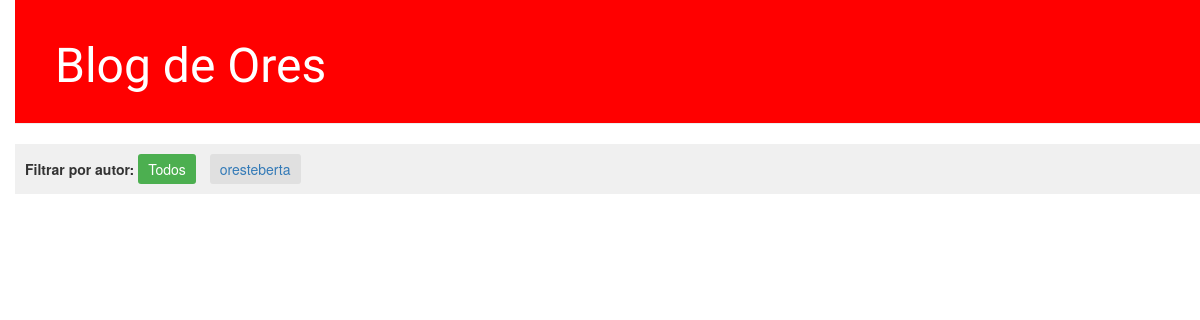
/, run on an earlier commit of the app's database.
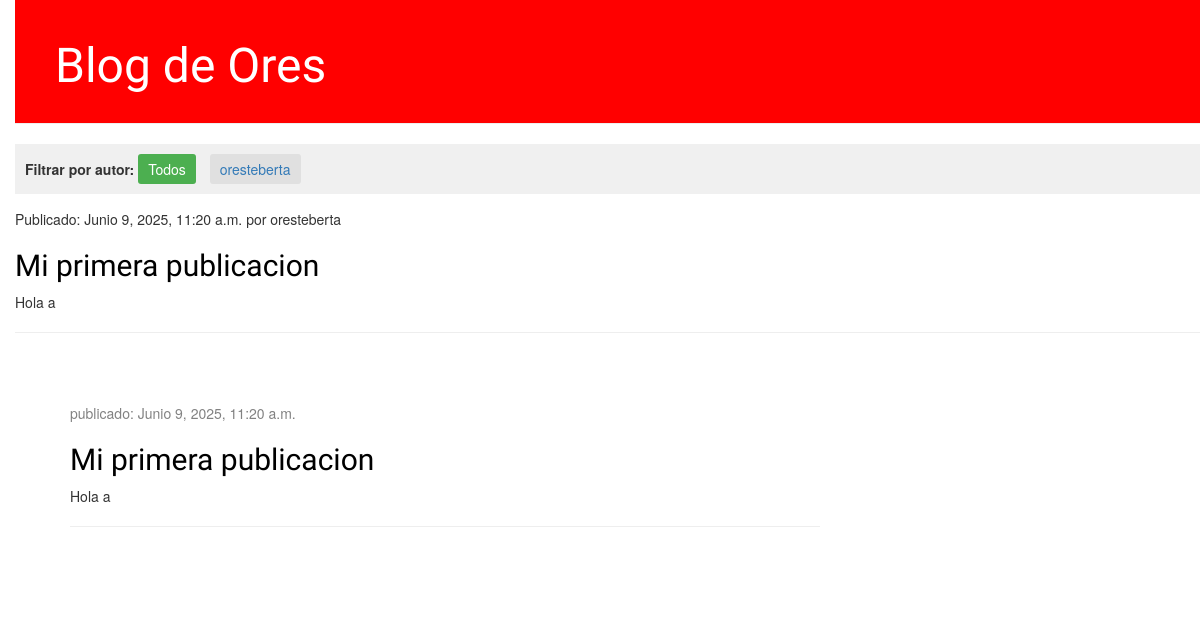
And on a later commit of the database.
### blog/models.py (models this page shows, shortened)
class Publicacion(models.Model):
    autor = models.ForeignKey(settings.AUTH_USER_MODEL, on_delete=models.CASCADE)
    titulo = models.CharField(max_length=200)
    texto = models.TextField()
    fecha_publicacion = models.DateTimeField(default=timezone.now)

### blog/views.py (the view)
# urls.py: path('', views.lista_publicaciones, name='lista_publicaciones'),
def lista_publicaciones(request):
    publicaciones = Publicacion.objects.filter(fecha_publicacion__lte=timezone.now())
    usuarios = User.objects.all()
    usuario_id = request.GET.get('usuario')
    if usuario_id:
        publicaciones = publicaciones.filter(autor__id=usuario_id)
    return render(request, 'blog/lista_publicaciones.html', {
        'publicaciones': publicaciones,
        'usuarios': usuarios,
        'usuario_activo': int(usuario_id) if usuario_id else None
    })

### blog/templates/blog/lista_publicaciones.html (shortened to what this page needs)
{% load static %}
<!DOCTYPE html>
<html lang="es">
<head>
    <link rel="stylesheet"
          href="//maxcdn.bootstrapcdn.com/bootstrap/3.2.0/css/bootstrap.min.css">
    <link rel="stylesheet"
          href="//maxcdn.bootstrapcdn.com/bootstrap/3.2.0/css/bootstrap-theme.min.css">
    <link rel="stylesheet" href="{% static 'blog/css/blog.css' %}">
</head>
<body>
    <div class="page-header" style="background:red">
        <h1><a href="/">Blog de Ores</a></h1>
    </div>
    <div class="filtro-usuarios">
        <strong>Filtrar por autor:</strong>
        <a href="?"
           class="usuario-filtro {% if not usuario_activo %}activo{% endif %}">Todos</a>
        {% for usuario in usuarios %}
            <a href="?usuario={{ usuario.id }}"
               class="usuario-filtro {% if usuario_activo == usuario.id %}activo{% endif %}">
               {{ usuario.username }}
            </a>
        {% endfor %}
    </div>
    <div class="post">
        {% for publicacion in publicaciones %}
            <p>Publicado: {{ publicacion.fecha_publicacion }}
               por {{ publicacion.autor.username }}</p>
            <h2><a href="">{{ publicacion.titulo }}</a></h2>
            <p>{{ publicacion.texto|linebreaksbr }}</p>
            <hr>
        {% endfor %}
    </div>
    <div class="content container">
        <div class="row">
            <div class="col-md-8">
                {% for publicacion in publicaciones %}
                    <div class="post">
                        <div class="date">
                            <p>publicado: {{ publicacion.fecha_publicacion }}</p>
                        </div>
                        <h2><a href="">{{ publicacion.titulo }}</a></h2>
                        <p>{{ publicacion.texto|linebreaksbr }}</p>
                        <hr>
                    </div>
                {% endfor %}
            </div>
        </div>
    </div>
</body>
</html>

### static/sblog/css/blog.css (style rules this page uses)
h1 a, h2 a { color: #C25100; font-family: 'Lobster'; }
body { padding-left: 15px; }
.filtro-usuarios { margin: 15px 0; padding: 10px; background: #f0f0f0; }
.usuario-filtro { display: inline-block; margin-right: 10px; padding: 5px 10px; background: #e0e0e0; border-radius: 3px; }
.usuario-filtro.activo { background: #4CAF50; color: white; }
.page-header { background-color: #C25100; margin-top: 0; padding: 20px 20px 20px 40px; }
.page-header h1, .page-header h1 a, .page-header h1 a:visited, .page-header h1 a:active { color: #ffffff; font-size: 36pt; text-decoration: none; }
.content { margin-left: 40px; }
h1, h2, h3, h4 { font-family: 'Lobster', cursive; }
.date { color: #828282; }
.post { margin-bottom: 70px; }
.post h2 a, .post h2 a:visited { color: #000000; }

What changed in the data, as far as the page shows it:
added Publicacion: fecha_publicacion "Junio 9, 2025, 11:20 a.m.", autor.username "oresteberta", titulo "Mi primera publicacion", texto "Hola a"
